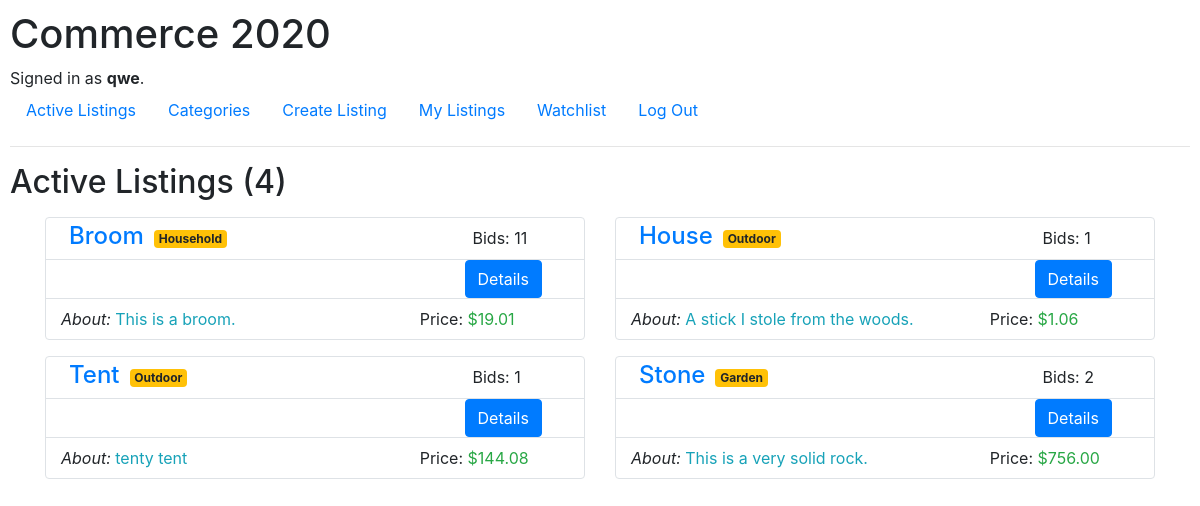
The page / (signed in) on the database its author committed.
### auctions/models.py (models this page shows, shortened)
class User(AbstractUser):
    def __str__(self):
        return f"{self.username}"

class Listing(models.Model):
    title = models.CharField(max_length=64, unique=True)
    description = models.CharField(max_length=512)
    imgurl = models.CharField(max_length=128)
    start_price = models.DecimalField(max_digits=12, decimal_places=2)
    closed = models.BooleanField(default=False, editable=False)
    bids = models.ManyToManyField('Bid', blank=True, related_name='listing_bids')
    user = models.ForeignKey(User, on_delete=models.CASCADE, null=True)
    category = models.ForeignKey(Category, on_delete=models.CASCADE)
    def __str__(self):
        return f"{self.title}"

class Category(models.Model):
    category = models.CharField(max_length=64)
    def __str__(self):
        return f"{self.category}"

class Bid(models.Model):
    user = models.ForeignKey(User, on_delete=models.CASCADE)
    bid_price = models.DecimalField(max_digits=12, decimal_places=2)
    listing = models.ForeignKey(Listing, on_delete=models.CASCADE)

### auctions/views.py (the view)
# urls.py: path("", views.IndexList.as_view() , name="index"),
class IndexList(ListView):
    model = Listing
    template_name = "auctions/index.html"

### auctions/context_processors.py (called while the page is built)
def get_current_year_to_context(request):
    current_datetime = datetime.datetime.now()
    return {
        'current_year': current_datetime.year
    }

def get_listings_count_to_context(request):
    return {
        "listings_count": Listing.objects.all().count()
    }

### auctions/templates/auctions/index.html (shortened to what this page needs)
{% extends "auctions/layout.html" %}
{% block body %}
    <h2>Active Listings ({{ listings_count }})</h2>
<div class="container">
    <div class="row">
{% for item in listing_list %}
<div class="container w-50 ml-0">
    <div class="card border my-2">
        <div class="container">
            <div class="row">
                <div class="col-9">
                    <div class="d-flex justify-content-start align-items-center">
                        <h4 class="ml-2 mt-1"><a href="/listings/{{ item.id }}">{{ item }}</a></h4>
                        <span class="badge badge-warning listing-badge">{{ item.category }}</span>
                    </div>
                </div>
                <div class="col-3">
                    <div class="d-flex justify-content-start align-items-center">
                        <p class="ml-2 mt-2 mb-0">Bids: {{ item.bids.count }}</p>
                    </div>
                </div>
            </div>
            <div class="row border-top">
                <div class="col-9">
                </div>
                <div class="col my-auto">
                    <a class="btn btn-primary" href="/listings/{{ item.id }}">Details</a>
                </div>
            </div>
            <div class="row border-top py-2">
                <div class="col-8 mt-2 my-auto">
                    <p class="d-inline"><i>About:</i></p> <p class="text-info d-inline">{{ item.description }}</p>
                </div>
                <div class="col-4 my-auto">
                    {% if item.bids.last %}
                    <p class="d-inline">Price:</p><p class="text-success d-inline"> ${{ item.bids.last.bid_price }} </p>
                    {% else %}
                    <p class="d-inline">Price:</p><p class="text-success d-inline"> ${{ item.start_price }} </p>
                    {% endif %}
                </div>
            </div>
        </div>
    </div>
</div>
{% endfor %}
</div>
</div>
{% endblock %}

### auctions/templates/auctions/layout.html (shortened to what this page needs)
{% load static %}
<!DOCTYPE html>
<html lang="en">
    <head>
        <link rel="stylesheet" href="https://stackpath.bootstrapcdn.com/bootstrap/4.4.1/css/bootstrap.min.css">
        <link href="{% static 'auctions/styles.css' %}" rel="stylesheet">
    </head>
    <body>
        <h1>Commerce {{ current_year }}</h1>
        <div>
            {% if user.is_authenticated %}
                Signed in as <strong>{{ user.username }}</strong>.
            {% else %}
                Not signed in.
            {% endif %}
        </div>
        <ul class="nav">
            <li class="nav-item">
                <a class="nav-link" href="{% url 'auctions:index' %}">Active Listings</a>
            </li>
            <li>
                <a class="nav-link" href="#">Categories</a>
            </li>
            {% if user.is_authenticated %}
                <li class="nav-item">
                    <li>
                        <a class="nav-link" href="{% url 'auctions:create_listing' %}">Create Listing</a>
                    </li>
                    <li>
                        <a class="nav-link" href="#">My Listings</a>
                    </li>
                    <li>
                        <a class="nav-link" href="#">Watchlist</a>
                    </li>
                    <li>
                        <a class="nav-link" href="{% url 'auctions:logout' %}">Log Out</a>
                    </li>
                </li>
            {% endif %}
        </ul>
        <hr>
        {% block body %}
        {% endblock %}
    </body>
</html>

### auctions/static/auctions/styles.css (style rules this page uses)
body { padding: 10px; }
.listing-badge { margin: 0 0 0 10px; }

### rows shown on the page
User: username "qwe"
Listing: title "Broom", category "Household", bids.count "11", description "This is a broom.", bids.last.bid_price "19.01"
Listing: title "House", category "Outdoor", bids.count "1", description "A stick I stole from the woods.", bids.last.bid_price "1.06"
Listing: title "Tent", category "Outdoor", bids.count "1", description "tenty tent", bids.last.bid_price "144.08"
Listing: title "Stone", category "Garden", bids.count "2", description "This is a very solid rock.", bids.last.bid_price "756.00"

### other values the page prints
{{ listings_count }} "4"
